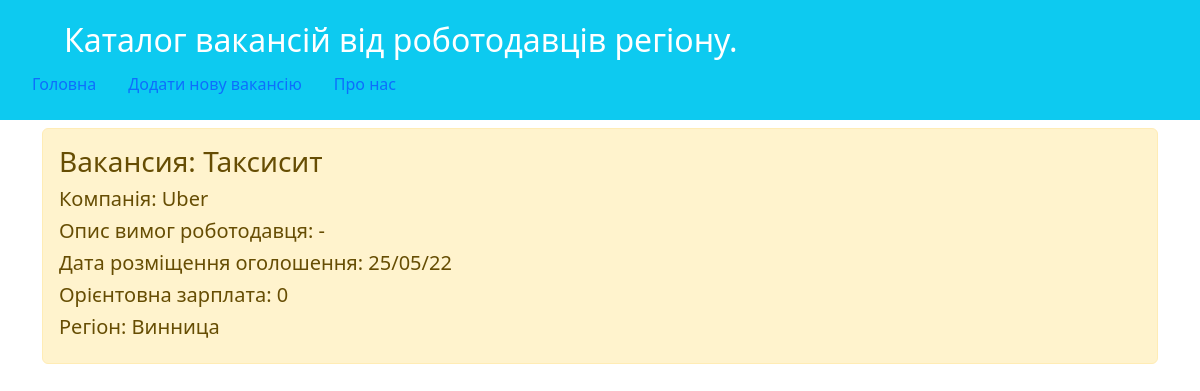
The page /vacancy/9/view/ on the database as committed earlier.
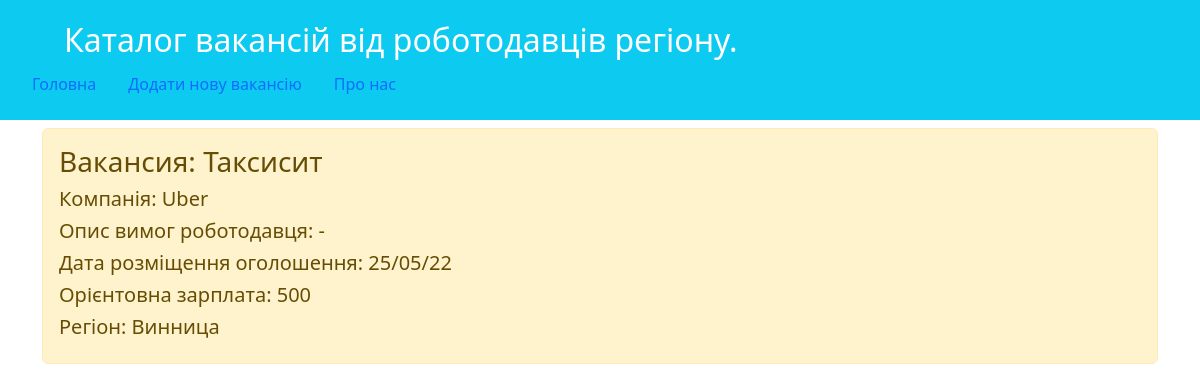
The same page on the database as committed later.
### main/models.py (models this page shows, shortened)
class Vacancy(models.Model):
    Jobtitle = models.CharField('Посада',max_length=100)
    Company = models.CharField('Компания',max_length=50)
    Discription = models.TextField('Опис', )
    JobDate = models.CharField ('Дата', max_length=10)
    Salary = models.IntegerField('Заробiтна плата')
    Region = models.CharField('Регiон',max_length=30)
    class Meta:
        verbose_name = 'Записи о вакансиях'
        verbose_name_plural = 'Записи о вакансиях'

### main/views.py (the view)
# urls.py: path('vacancy/<int:id>/view/', views.vacancy_view, name='vacancy_view'),
def vacancy_view(request, id=1):
    OneJob = Vacancy.objects.get(id=id)
    return render(request, "main/vacancy_view.html", {'title': 'Перегляд оголошення', 'OneJob': OneJob})

### main/templates/main/vacancy_view.html (shortened to what this page needs)
{% extends 'main/base.html' %}
{% block content %}
    <div class = "alert alert-warning mt-2">
        <h3>Вакансия: {{ OneJob.Jobtitle }}</h3>
        <h5>Компанiя: {{ OneJob.Company }}</h5>
        <h5>Опис вимог роботодавця: {{ OneJob.Discription }}</h5>
        <h5>Дата розмiщення оголошення: {{ OneJob.JobDate }}</h5>
        <h5>Орієнтовна зарплата: {{ OneJob.Salary }}</h5>
        <h5>Регiон: {{ OneJob.Region }}</h5>
    </div>
{% endblock %}

### main/templates/main/base.html (shortened to what this page needs)
<!doctype html>
<html lang="en" xmlns="http://www.w3.org/1999/html">
<head>
    <link rel="stylesheet" href="https://cdn.jsdelivr.net/npm/bootstrap@5.2.3/dist/css/bootstrap.min.css">
</head>
<body>
<header class="p-3 mb-2 bg-info text-white"
        <div class="container"
<header class="d-flex flex-wrap justify-content-center py-3 mb-4 border-bottom">
      <a href="/" class="d-flex align-items-center mb-3 mb-md-0 me-md-auto text-white text-decoration-none">
        <svg class="bi me-2" width="40" height="32"><use xlink:href="#bootstrap"></use></svg>
        <span class="fs-2">Каталог вакансій від роботодавців регіону.</span>
      </a>
      <ul class="nav nav-pills">
        <li class="nav-item"><a href="{% url 'home'%}" class="nav-link" >Головна</a></li>
        <li class="nav-item"><a href="{% url 'create'%}" class="nav-link">Додати нову вакансiю</a></li>
        <li class="nav-item"><a href="{% url 'about'%}" class="nav-link">Про нас</a></li>
      </ul>
    </header>
<div class="container">
{% block content  %}{% endblock %}
</div>
</body>
</html>

Rows that differ between the two databases and show on the page:
changed Vacancy "Таксисит": Salary "0" → "500"
